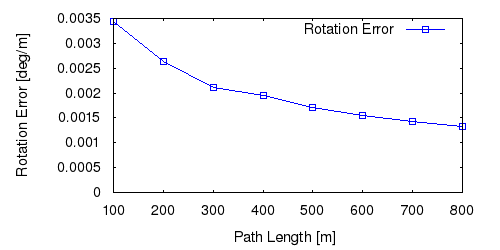

The gnuplot source for this figure:
set term postscript eps enhanced color
set output "12_rl.eps"
set size ratio 0.5
set yrange [0:*]
set xlabel "Path Length [m]"
set ylabel "Rotation Error [deg/m]"
plot "12_rl.txt" using 1:($2*57.3) title 'Rotation Error' lc rgb "#0000FF" pt 4 w linespoints
